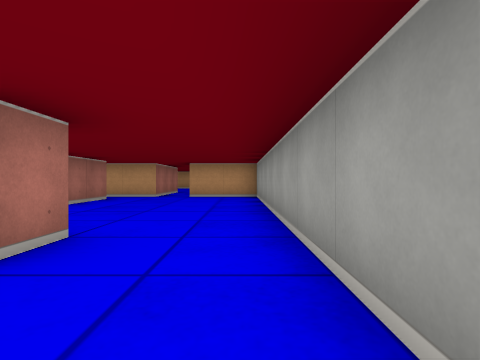
[1] (above)

23 first-person views from a walk through a cub3D level. The camera is about half as high as the walls, looks level and sees 80° across. The floor is counted in squares. Each view is taken from the middle of a square. On the plan, view 1 faces up. The plan holds only what a view shows up to about 9 squares ahead; the rest is blank.

[2]
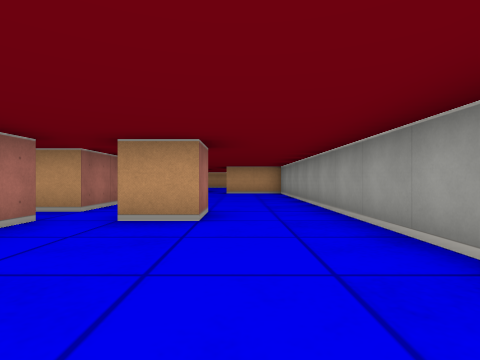

[3]
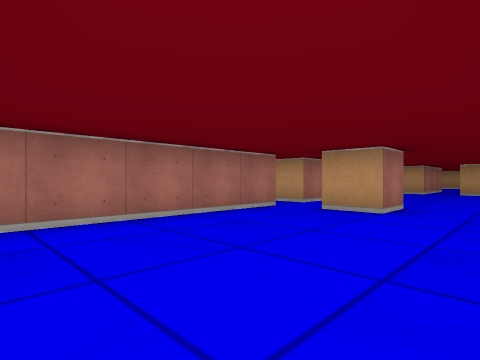

[4]
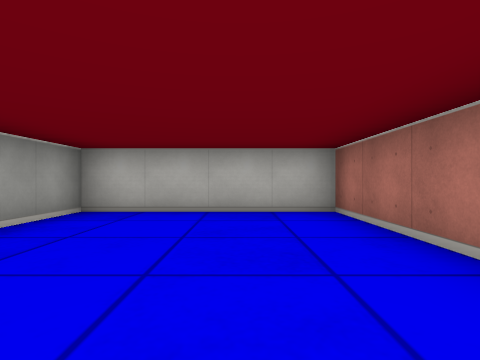

[5]
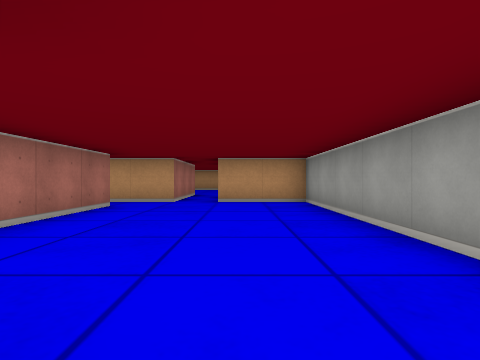

[6]
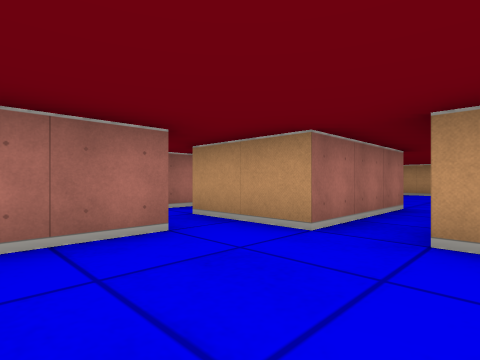

[7]
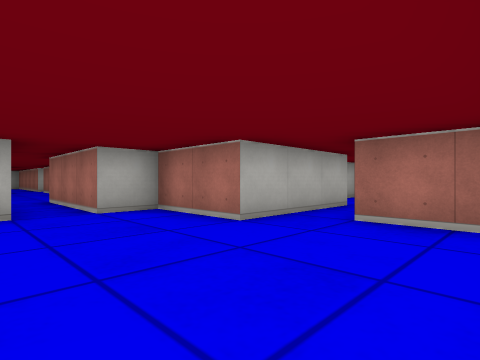

[8]
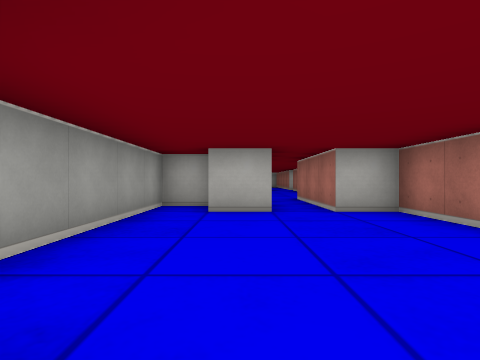

[9]
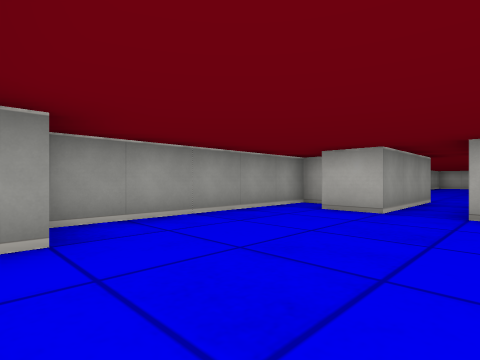

[10]
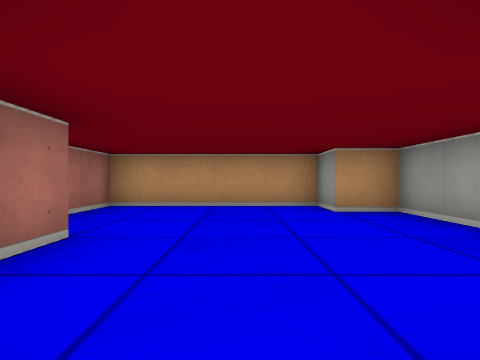

[11]
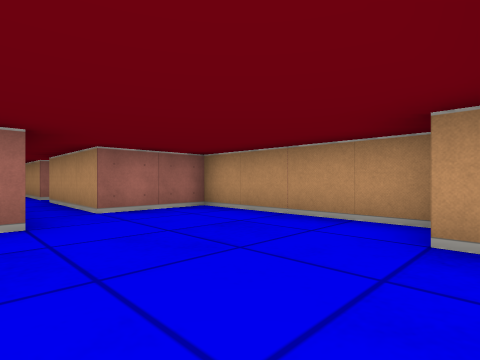

[12]
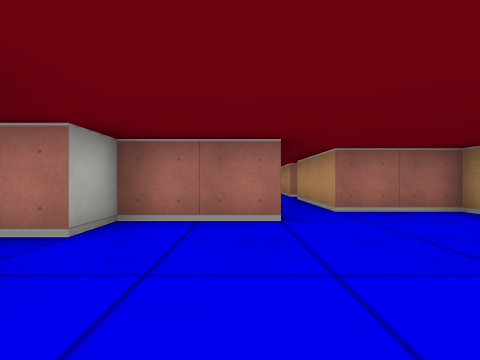

[13]
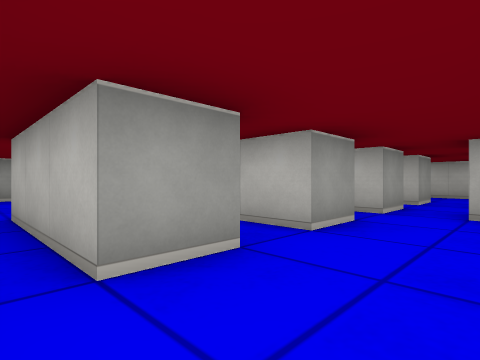

[14]
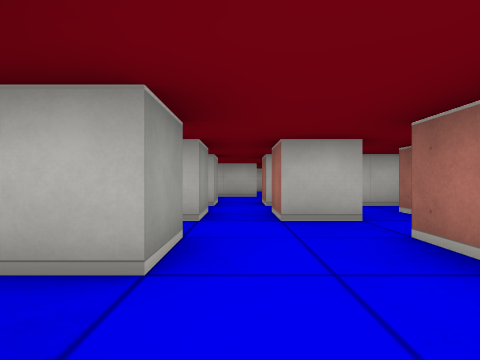

[15]
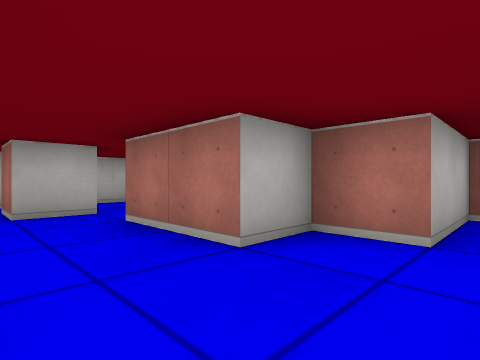

[16]
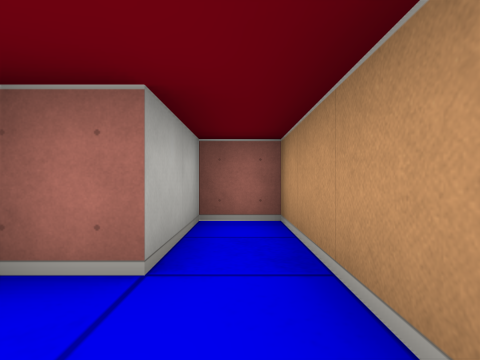

[17]
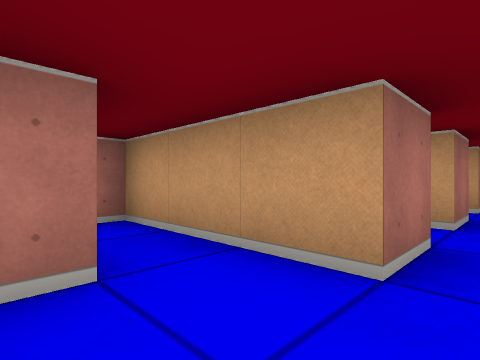

[18]
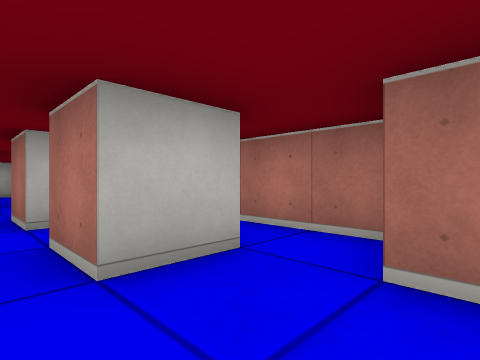

[19]
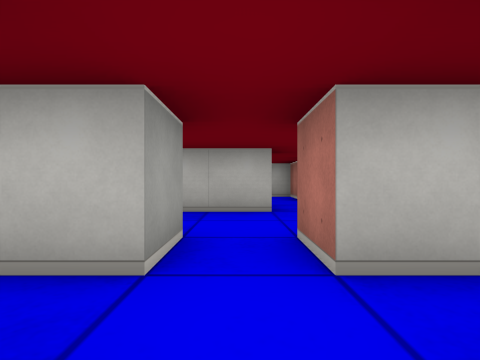

[20]
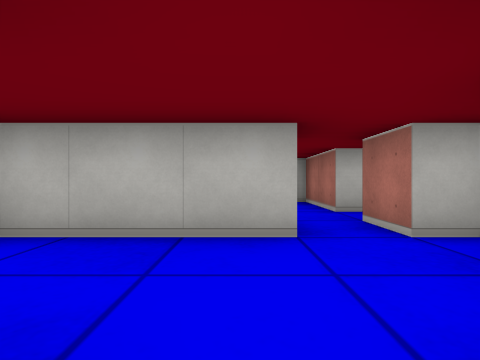

[21]
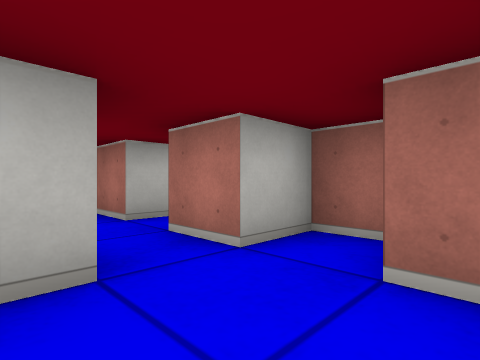

[22]
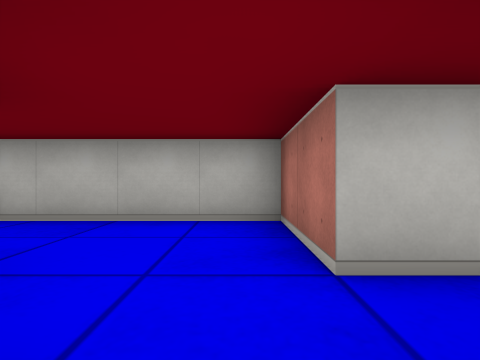

[23]
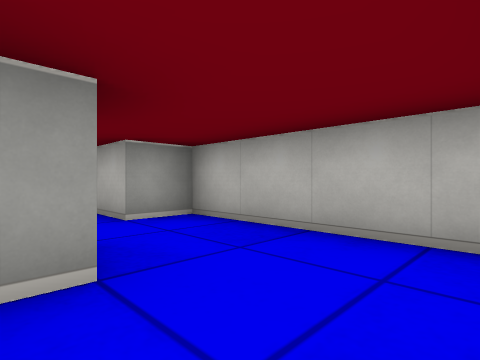

### Floor plan
Points are (right, up) in squares from view 1. A wall is a line through its corners. A room is listed if a view was taken in it or the views show most of it. See-through windows are left out.
Room 1 (views 1, 2, 3, 4, 5, 6)
walls: (-1.5, 2.5) (-1.5, 1.5) (-2.5, 1.5); (-4.5, 1.5) (-3.5, 1.5) (-3.5, -3.5) (0.5, -3.5) (0.5, -1.9); (0.5, -0.2) (0.5, 8.5) (-1.5, 8.5); (-3.5, 7.5) (-3.5, 2.5) (-4.4, 2.5); (-2.5, 8.5) (-4.5, 8.5)
ways out: opening at (-2, 9) to room 2; opening at (-4, 8) to room 3; opening at (-4, 2) to room 4
Room 2 (views 7, 8, 9, 10, 11, 12)
walls: (-0.5, 10.5) (0.5, 10.5) (0.5, 15.5) (-0.5, 15.5) (-0.5, 16.5) (-4.5, 16.5) (-4.5, 14.5) (-6.5, 14.5); (-6.5, 13.5) (-3.5, 13.5) (-3.5, 11.5) (-2.5, 11.5) (-2.5, 8.5); (-1.5, 8.5) (-1.5, 11.5) (-0.5, 11.5)
ways out: opening at (-2, 9) to room 1; opening at (-5.5, 14) to room 3
Room 3 (views 13, 14, 15, 16, 17, 18, 19, 20, 21, 22)
walls: (-6.5, 8.5) (-6.5, 9.5) (-6, 9.5); (-5.5, 9.2) (-5.5, 8.6); (-8.5, 9.5) (-7.5, 9.5) (-7.5, 8.5); (-6.5, 10.5) (-6.5, 11.5) (-5.5, 11.5); (-6.5, 6.5) (-6.5, 7.5) (-5.6, 7.5); (-9.5, 10.2) (-9.5, 8.5); (-10.1, 7.5) (-7.5, 7.5) (-7.5, 6.5); (-6.5, 12.5) (-6.5, 13.5); (-7.6, 4.5) (-4.9, 4.5); (-9.5, 5.2) (-9.5, 4.5) (-8.5, 4.5) (-8.5, 3.5); (-6.5, 14.5) (-7.5, 14.5); (-8.5, 15.5) (-8.5, 14.5) (-11.5, 14.5) (-11.5, 13.5) (-9.5, 13.5) (-9.5, 12.5) (-8.5, 12.5) (-8.5, 10.5)
ways out: opening at (-4, 8) to room 1; opening at (-5.5, 14) to room 2; opening at (-8, 4) to room 4; opening at (-8, 15)
Room 4 (view 23)
walls: (-9.4, 2.5) (-8.5, 2.5) (-8.5, 0.5) (-4.5, 0.5) (-4.5, 1.5)
ways out: opening at (-4, 2) to room 1; opening at (-8, 4) to room 3; opening at (-9, 3)

Positions as (right, up) in squares from view 1, and headings:
1: (0, 0), facing up
2: (-1, -2), facing up
3: (0, -3), facing up-left
4: (-2, 1), facing down
5: (-1, 2), facing up
6: (-1, 6), facing up-left
7: (-1, 16), facing down-left
8: (-1, 16), facing down
9: (-3, 16), facing down-right
10: (-2, 11), facing up
11: (0, 13), facing up-left
12: (0, 13), facing left
13: (-8, 14), facing down-right
14: (-7, 13), facing down
15: (-7, 14), facing down-left
16: (-8, 14), facing left
17: (-8, 13), facing up-left
18: (-7, 11), facing down-left
19: (-7, 9), facing down
20: (-7, 7), facing down
21: (-7, 6), facing down-left
22: (-8, 4), facing down
23: (-8, 3), facing down-right
